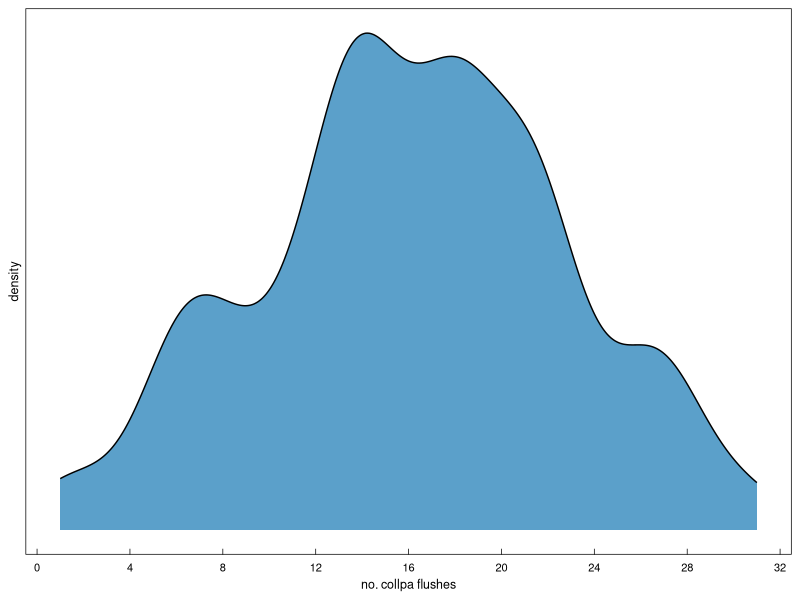
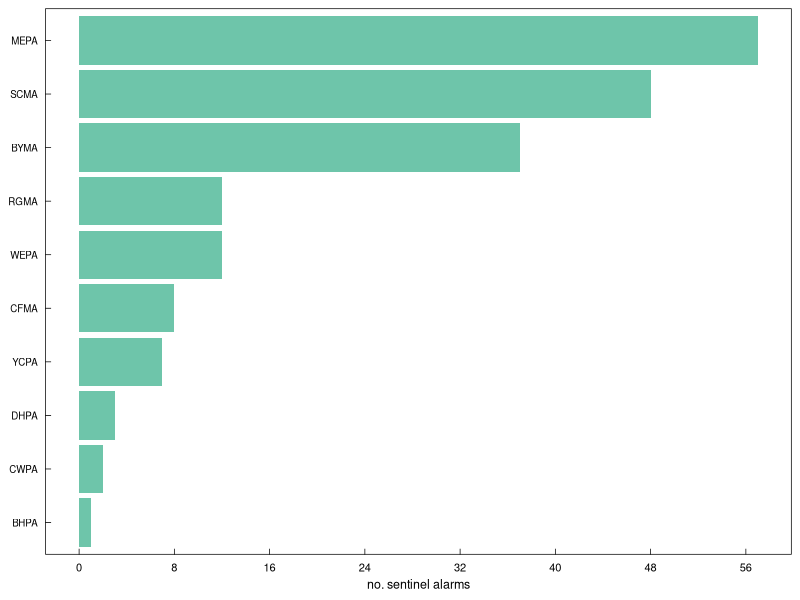
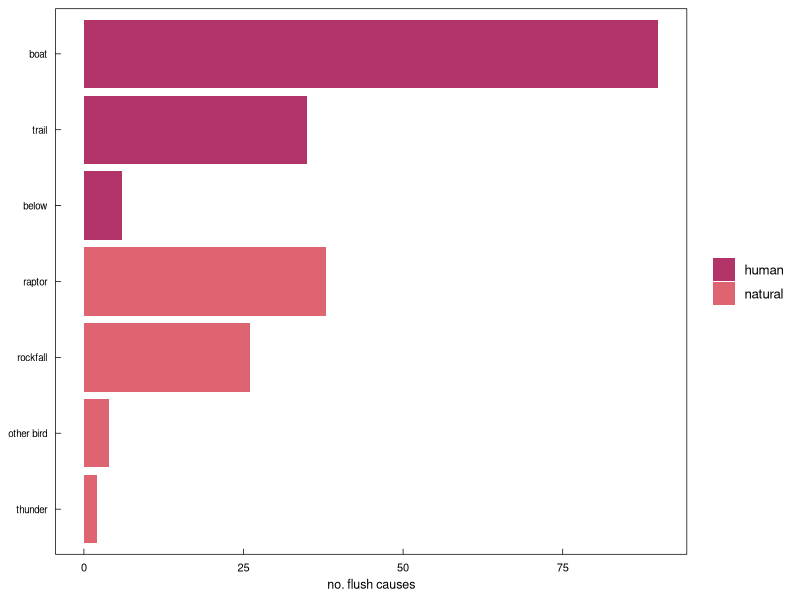
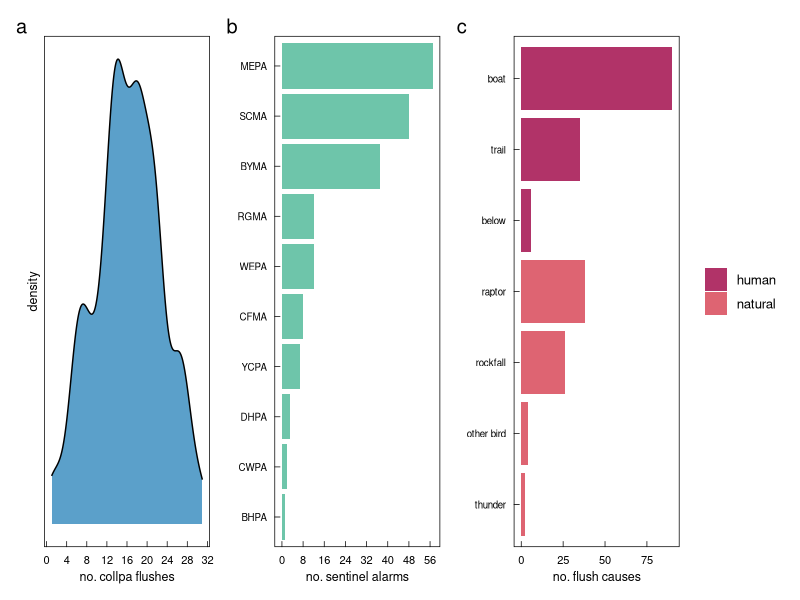

Write R code to recreate these figures, in order.
#### this script organizes data, plots flush and fights data
#### should be figure ~4 in the manuscript

library(ggplot2)      # plotting and viz
library(plyr)         # legacy df manipulation
library(dplyr)        # variable grouping and manipulation
library(reshape)      # legacy df manipulation
library(data.table)   # legacy functions on df 
library(tidyverse)
library(tidyr)        # gathering and spreading
library(zoo)          # roll mean
library(ggthemes)     # helpful ggplot themes
library(forcats)
library(scales)
library(RColorBrewer) # pretty colors
library(ggridges)
library(colorspace)
library(patchwork)
library(lubridate)    # formatting times dates


# custom ggplot theme
themeKV <- theme_few()+
  theme(strip.background = element_blank(),
        axis.line = element_blank(),
        axis.text.x = element_text(colour = "black", margin = margin(0.2, unit = "cm")),
        axis.text.y = element_text(colour = "black", margin = margin(c(1, 0.2), unit = "cm")),
        axis.ticks.x = element_line(colour = "black", linewidth=.25), 
        axis.ticks.y = element_line(colour = "black", linewidth=.25),
        axis.ticks.length=unit(-0.15, "cm"), 
        element_line(colour = "black", linewidth=.5),
        panel.border = element_rect(colour = "black", fill=NA, linewidth=.5),
        legend.title=element_blank(),
        strip.text=element_text(hjust=0))

#### read in flush and fight data from csv
flush <- read.csv('data/flush.csv')
flush1 <- subset(flush, select = c(DATE)) # subset full dataset for only date column
flush2 <- flush1 %>% group_by(DATE) %>% # Group by count of multiple columns
  summarise(total_count=n(),.groups = 'drop') %>%
  as.data.frame() # make new df with these data

#### first to do, document # flushes per day, as density plot
p1 <- ggplot(flush2, aes(x = total_count, fill=c("#3288bd"))) +
  themeKV + theme(legend.position = "none", 
                  axis.text.y = element_blank(),
                  axis.title.y = element_text(size = 9),
                  axis.ticks.y = element_blank(),
                  axis.text.x = element_text(size = 8),
                  axis.title.x = element_text(size = 9),
                  ) + 
  geom_density(size = 0.5, alpha = 0.8, adjust = 0.7) +
  scale_fill_manual(values=c("#3288bd")) +
  scale_x_continuous(breaks = seq(0, 40, by = 4)) +
  xlab("no. collpa flushes")
p1


#### now count the occurrences of each species was a sentinel
flush <- read.csv('data/flush.csv')
sentinel <- subset(flush, select = c(ALARM)) # subset full dataset for only species IDs
sentinel1 <- sentinel %>% 
  filter(!(ALARM == 'NA')) # filter out NA values

# make col plot of alarm species
p2 <- ggplot(sentinel1, aes(y = fct_rev(fct_infreq(ALARM)), group=ALARM)) +
  themeKV + theme(legend.position = "none", 
                  axis.text.y = element_text(size = 7),
                  axis.title.y = element_blank(),
                  axis.text.x = element_text(size = 8),
                  axis.title.x = element_text(size = 9),
  ) + 
  geom_bar(fill = c("#66c2a5"), alpha =0.95) +
  scale_fill_manual(values=c("#66c2a5")) +
  scale_x_continuous(breaks = seq(0, 60, by = 8)) +
  xlab("no. sentinel alarms")
p2


#### now count the occurrences of each flush cause
flush <- read.csv('data/flush.csv')
cause <- subset(flush, select = c(CAUSE, CATEGORY)) # subset full dataset for only species IDs
cause1 <- cause %>% 
  filter(!(CAUSE == 'NA')) # filter out NA values

# count number of cause occurences
cause2 <- cause1 %>% group_by(CAUSE, CATEGORY) %>% # Group by count of multiple columns
  summarise(total_count=n(),.groups = 'drop') %>%
  as.data.frame() # make new df with these data
# manually reorder to sort by CATEGORY then CAUSE
reorder = c(3,1,6,4,5,7,2) # create reorder variables
cause2$reorder = reorder # add as col to df
# dplyr frustrating me too much so gave up and just manually redid it

  p3 <- ggplot(cause2, aes(x=total_count, y=fct_rev(fct_reorder(CAUSE, reorder)), fill=CATEGORY)) +
  themeKV + theme(#legend.position = "none", 
                  axis.text.y = element_text(size = 7),
                  axis.title.y = element_blank(),
                  axis.text.x = element_text(size = 8),
                  axis.title.x = element_text(size = 9),
  ) + 
  geom_col(alpha = 0.8) +
  scale_fill_manual(values=c("#9e0142", "#d53e4f")) +
  #scale_x_continuous(breaks = seq(0, 60, by = 8)) +
  xlab("no. flush causes")
p3


layout2 <- "
ABC"
  p1 + p2 + p3 +
  plot_layout(design = layout2) +
  plot_annotation(tag_levels = 'a') # add panel labels a, b, c... etc
